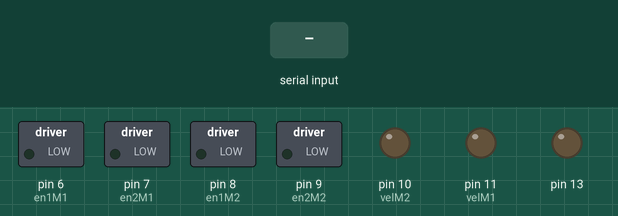
A sketch run on a simulated Arduino Leonardo, built with avr-gcc and run on an emulated ATmega32U4. Shown: switched loads named in the sketch (green lamp = pin HIGH), output pins drawn as LEDs (lit = HIGH). Inputs (shaded band) come from the test bench. The modem accepts every AT command (registered, SIM ready, sends succeed) and sends nothing else.

Above: at 9.2 s.
9.3 s: "1" received over the second serial link
At 9.8 s:
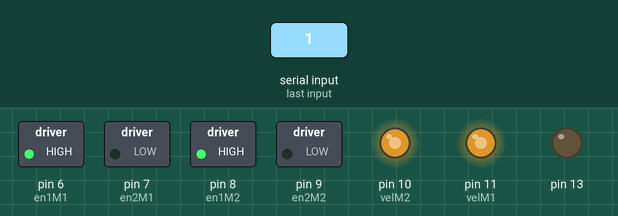
10.8 s: "0" received over the second serial link
At 12.0 s:
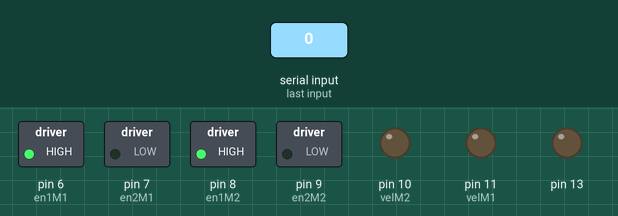
12.3 s: "2" received over the second serial link
At 13.3 s:
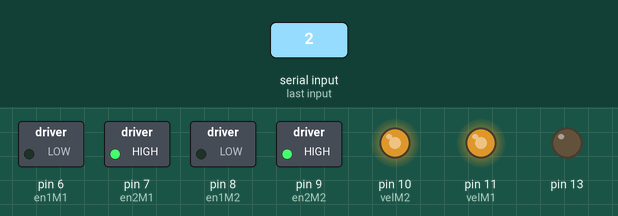
13.8 s: "3" received over the second serial link
At 14.4 s:
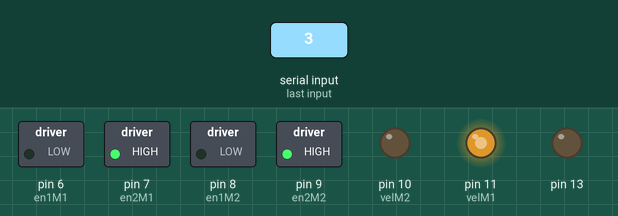
15.3 s: "4" received over the second serial link
At 16.5 s:
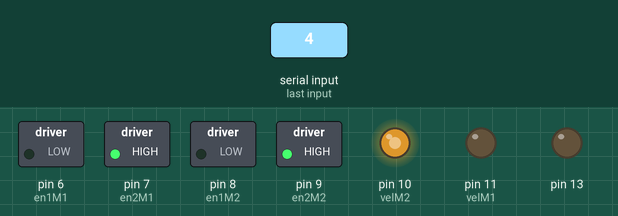
16.8 s: "5" received over the second serial link
At 17.9 s:
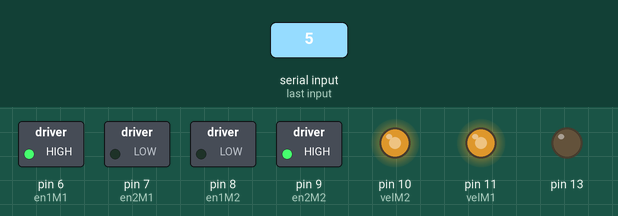
Timing chart, 0 to 19.3 s (numbered marks = the images above; inputs shaded):
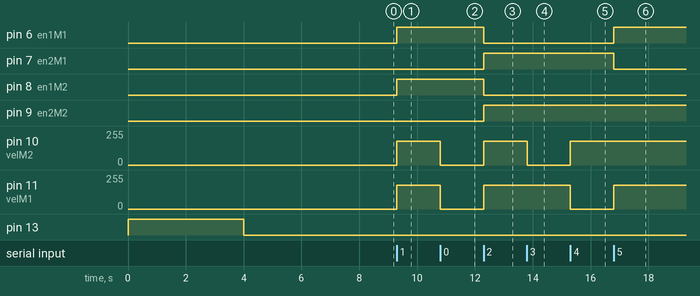

Measured:
- after the input at 9.3 s, pin 6 (en1M1), pin 8 (en1M2): LOW → HIGH at once; pin 10 (velM2), pin 11 (velM1): 0/255 → 180/255 at once
- after the input at 10.8 s, pin 10 (velM2), pin 11 (velM1): 180/255 → 0/255 at once
- after the input at 12.3 s, pin 6 (en1M1), pin 8 (en1M2): HIGH → LOW at once; pin 7 (en2M1), pin 9 (en2M2): LOW → HIGH at once; pin 10 (velM2), pin 11 (velM1): 0/255 → 180/255 at once
- after the input at 13.8 s, pin 10 (velM2): 180/255 → 0/255 at once
- after the input at 15.3 s, pin 10 (velM2): 0/255 → 180/255 at once; pin 11 (velM1): 180/255 → 0/255 at once
- after the input at 16.8 s, pin 6 (en1M1): LOW → HIGH at once; pin 7 (en2M1): HIGH → LOW at once; pin 11 (velM1): 0/255 → 180/255 at once

The sketch:

pruebaMotor.ino
```cpp
#include <SoftwareSerial.h>

//SoftwareSerial blue(2,3); //(Rx, Tx)
char nombre[21] = "CrustaceoMovil";
char BPS = '4'; // 1 -> 1200, 2 -> 2400, n -> 1200*(2^(n-1))
char PWD[5] = "0000";
char state = '0';
int en1M1 = 6;
int en2M1 = 7;
int en1M2 = 8;
int en2M2 = 9;
int velM1 = 11;
int velM2 = 10;

long tiempo;
int trigger = 4;
int echo = 5;
float distancia;

int autoSpeed = 140;
int maxSpeed = 180;

void setup() {
  Serial1.begin(9600);
  Serial1.begin(9600);

  pinMode(trigger, OUTPUT);
  pinMode(echo, INPUT);
  pinMode(13, OUTPUT);
  digitalWrite(13,HIGH);
  delay(4000);

  digitalWrite(13,LOW);
  Serial1.print("AT");
  delay(1000);

  Serial1.print("AT+BAUD");
  Serial1.print(BPS);
  delay(1000);

  Serial1.print("AT+NAME");
  Serial1.print(nombre);
  delay(1000);

  Serial1.print("AT+PIN");
  Serial1.print(PWD);
  delay(1000);

  pinMode(en1M1, OUTPUT);
  pinMode(en2M1, OUTPUT);
  pinMode(en1M2, OUTPUT);
  pinMode(en2M2, OUTPUT);
  pinMode(velM1, OUTPUT);
  pinMode(velM2, OUTPUT);

  analogWrite(velM1, 0);
  analogWrite(velM2, 0);

  state = '0';
}

void loop() {
  state = '0';
  while(Serial1.available()){
    state = Serial1.read();
    switch(state){
      case '0':
        Serial1.println("Alto");
        detener();
      break;
      case '1':
        Serial1.println("Avanzando");
        avanzar(maxSpeed);
      break;
      case'2':
        Serial1.println("Retrocediendo");
        retroceder(maxSpeed);
      break;
      case '3':
        Serial1.println("Girando a la derecha");
        derecha(maxSpeed);
      break;
      case '4':
        Serial1.println("Girando a la izquierda");
        izquierda(maxSpeed);
      break;
      case '5':
        Serial1.println("Me estoy quemando :'v");
        rotar(maxSpeed);
      break;
      case 'a':
        automatico();
      break;
    }
  }
}

void detener(){
  analogWrite(velM1, 0);
  analogWrite(velM2, 0);
}

void avanzar(int velocidad){
  analogWrite(velM1, velocidad);
  analogWrite(velM2, velocidad);
  digitalWrite(en1M1, HIGH);
  digitalWrite(en2M1, LOW);
  digitalWrite(en1M2, HIGH);
  digitalWrite(en2M2, LOW);
}

void retroceder(int velocidad){
  analogWrite(velM1, velocidad);
  analogWrite(velM2, velocidad);
  digitalWrite(en2M1, HIGH);
  digitalWrite(en1M1, LOW);
  digitalWrite(en2M2, HIGH);
  digitalWrite(en1M2, LOW);
}

void derecha(int velocidad){
  analogWrite(velM1, velocidad);
  analogWrite(velM2, 3/4*velocidad);
}


void izquierda(int velocidad){
  analogWrite(velM1, 3/4*velocidad);
  analogWrite(velM2, velocidad);
}

void rotar(int velocidad){
  analogWrite(velM1, velocidad);
  analogWrite(velM2, velocidad);
  digitalWrite(en1M1, HIGH);
  digitalWrite(en2M1, LOW);
  digitalWrite(en1M2, LOW);
  digitalWrite(en2M2, HIGH);
}

void automatico(){
  analogWrite(velM1, 0);
  analogWrite(velM2, 0);
  Serial1.println("Activando piloto automático");
  Serial1.println("Para volver a modo manual presiona x");
  //puntitos(300);
  distancia = medirDistancia();
  Serial1.println("Piloto automático ACTIVADO");
  while((Serial1.read()) != 'x'){
    digitalWrite(trigger, HIGH);
    distancia = medirDistancia();
    if(distancia > 50){
      avanzar(autoSpeed);
    }
    else{
      detener();
      while(distancia < 50 && ((Serial.read()) != 'x')){
        rotar(autoSpeed);
        delay(150);
        detener();
        distancia = medirDistancia();
      }
    }
  }
  detener();
  //puntitos(300);
  Serial1.println("Modo manual ACTIVADO");
}

float medirDistancia(){
  digitalWrite(trigger, HIGH);
  delayMicroseconds(10);
  digitalWrite(trigger, LOW);
  tiempo = (pulseIn(echo, HIGH)/2);
  return float(tiempo * 0.0343);
}

void puntitos(int timer){
  for(int i = 0; i < 3; i ++){
    for(int j = 0; j < 3; j++){
      Serial1.print(".");
      delay(timer);
    }
    Serial1.println();
    delay(timer);
  }
}
```
